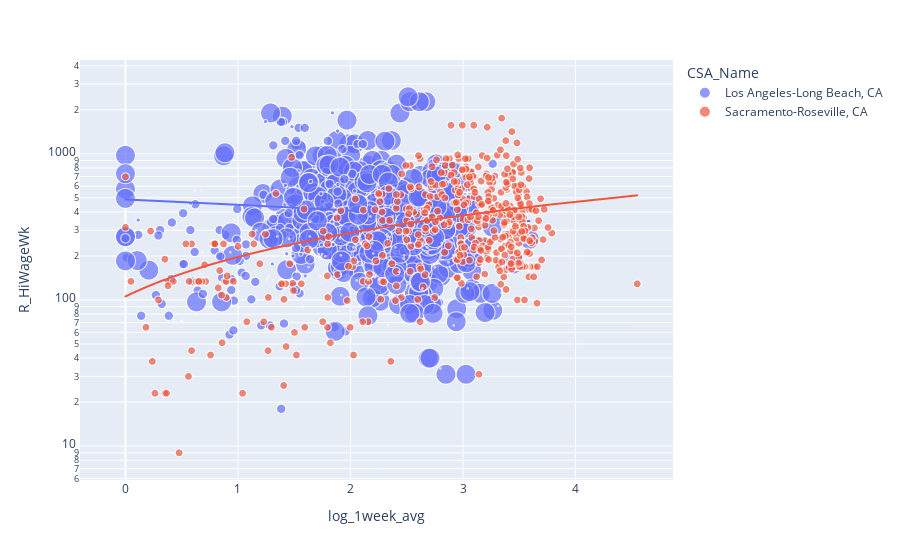

The cell this chart's notebook holds for it:
### Code cell
#high wage employment (big bubbles )
fig = px.scatter(sacla, x=target, y="R_HiWageWk", log_y=True, color="CSA_Name",
                 size='CBSA_EMP', hover_data=['D4A_Ranked'], trendline="ols")
fig.show()

### Figure 1 — Plotly figure (JSON) as saved in the notebook; plotly's stock layout.template omitted (floating-point values rounded to 4 significant figures; data arrays with more than 128 entries replaced by an {"elided": "..."} marker saying what was removed)
{"data": [{"customdata": {"elided": "820x1 int values"}, "hovertemplate": "CSA_Name=Los Angeles-Long Beach, CA<br>log_1week_avg=%{x}<br>R_HiWageWk=%{y}<br>CBSA_EMP=%{marker.size}<br>D4A_Ranked=%{customdata[0]}<extra></extra>", "legendgroup": "Los Angeles-Long Beach, CA", "marker": {"color": "#636efa", "size": {"elided": "820 int values"}, "sizemode": "area", "sizeref": 15620.0, "symbol": "circle"}, "mode": "markers", "name": "Los Angeles-Long Beach, CA", "showlegend": true, "type": "scattergl", "x": {"elided": "820 float values"}, "xaxis": "x", "y": {"elided": "820 int values"}, "yaxis": "y"}, {"hovertemplate": "<b>OLS trendline</b><br>R_HiWageWk = -39.1316 * log_1week_avg + 486.862<br>R<sup>2</sup>=0.006316<br><br>CSA_Name=Los Angeles-Long Beach, CA<br>log_1week_avg=%{x}<br>R_HiWageWk=%{y} <b>(trend)</b><extra></extra>", "legendgroup": "Los Angeles-Long Beach, CA", "marker": {"color": "#636efa", "symbol": "circle"}, "mode": "lines", "name": "Los Angeles-Long Beach, CA", "showlegend": false, "type": "scattergl", "x": {"elided": "820 float values"}, "xaxis": "x", "y": {"elided": "820 float values"}, "yaxis": "y"}, {"customdata": {"elided": "616x1 int values"}, "hovertemplate": "CSA_Name=Sacramento-Roseville, CA<br>log_1week_avg=%{x}<br>R_HiWageWk=%{y}<br>CBSA_EMP=%{marker.size}<br>D4A_Ranked=%{customdata[0]}<extra></extra>", "legendgroup": "Sacramento-Roseville, CA", "marker": {"color": "#EF553B", "size": {"elided": "616 int values"}, "sizemode": "area", "sizeref": 15620.0, "symbol": "circle"}, "mode": "markers", "name": "Sacramento-Roseville, CA", "showlegend": true, "type": "scattergl", "x": {"elided": "616 float values"}, "xaxis": "x", "y": {"elided": "616 int values"}, "yaxis": "y"}, {"hovertemplate": "<b>OLS trendline</b><br>R_HiWageWk = 90.991 * log_1week_avg + 105.775<br>R<sup>2</sup>=0.104338<br><br>CSA_Name=Sacramento-Roseville, CA<br>log_1week_avg=%{x}<br>R_HiWageWk=%{y} <b>(trend)</b><extra></extra>", "legendgroup": "Sacramento-Roseville, CA", "marker": {"color": "#EF553B", "symbol": "circle"}, "mode": "lines", "name": "Sacramento-Roseville, CA", "showlegend": false, "type": "scattergl", "x": {"elided": "616 float values"}, "xaxis": "x", "y": {"elided": "616 float values"}, "yaxis": "y"}], "layout": {"legend": {"itemsizing": "constant", "title": {"text": "CSA_Name"}, "tracegroupgap": 0}, "margin": {"t": 60}, "xaxis": {"anchor": "y", "domain": [0, 1], "title": {"text": "log_1week_avg"}}, "yaxis": {"anchor": "x", "domain": [0, 1], "title": {"text": "R_HiWageWk"}, "type": "log"}}}
